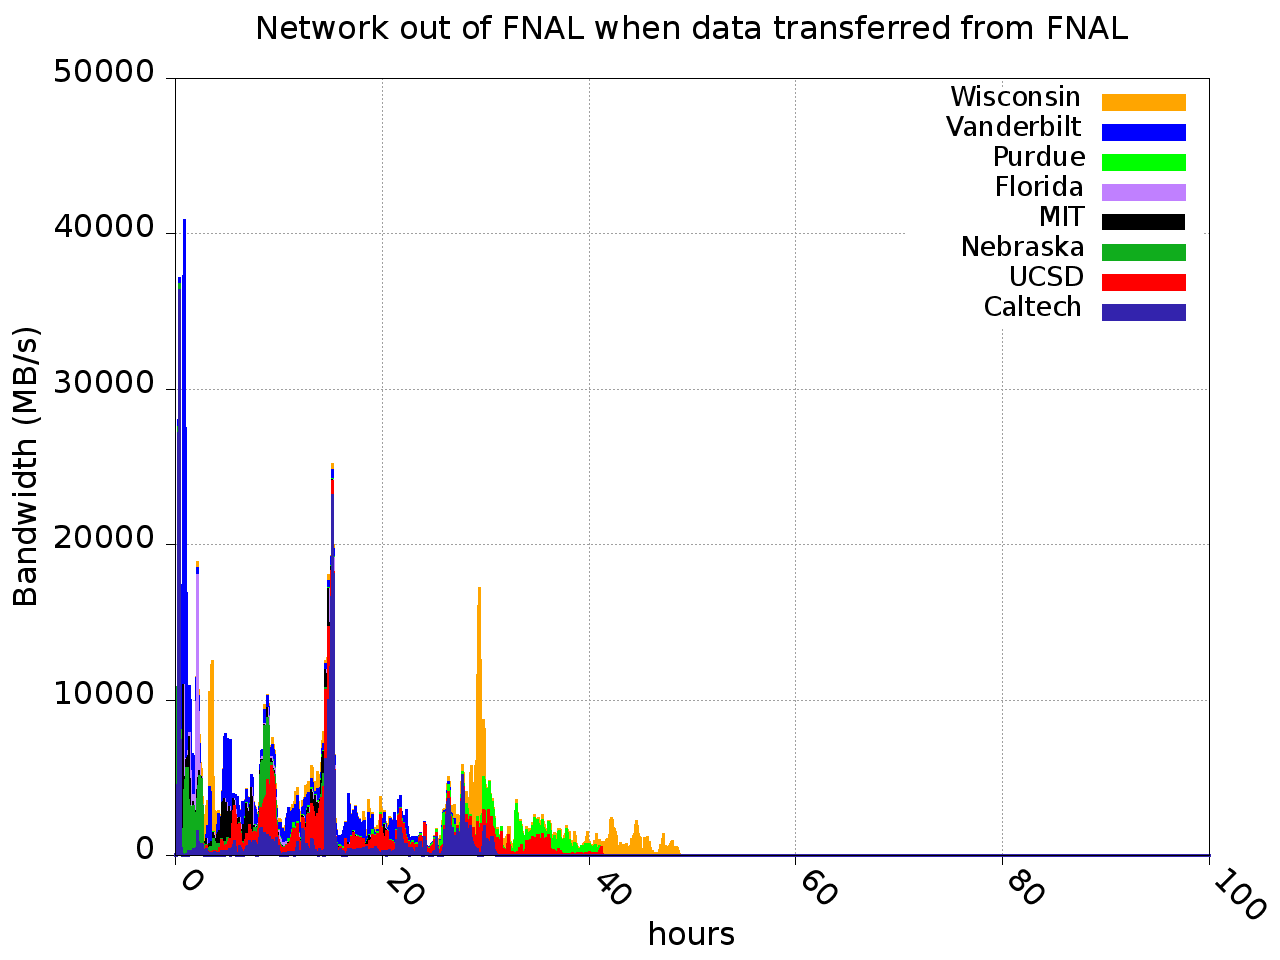

The script that saved this image:
set terminal png notransparent medium nocrop enhanced size 1280,960 font arial 24
set output 'serialData.png'
set lmargin 25
set rmargin 10
set tmargin 6
set bmargin 8
set title "Network of FNAL when data transferred from FNAL"
set title font "*,24"
set xlabel "hours"
set xlabel font "*,24"
set xlabel offset 0,-3.
set ylabel "Bandwidth (MB/s)"
set ylabel font "*,24"
set ylabel offset -10.
#set origin -0.1,0
set xrange [0:100]
set yrange [0:50000]
#set xtics out border nomirror rotate by -45 offset character 0,-0.2,0
set xtics out border nomirror rotate by -45 offset character -0.2,0,0
set xtics font "*,24"
set ytics font "*,24"
set grid
set ytics out border nomirror
#set key at 40.,40000.
set key font "*,20"
#set style fill solid 1.0
set style line 1 linetype 2 linecolor rgb "black"   linewidth 2.000 pointtype 3 pointsize 0.1
# green
set style line 2 linetype 2 linecolor rgb "#10ad1d"   linewidth 3.000 pointtype 3 pointsize 0.1
set style line 3 linetype 2 linecolor rgb "red"    linewidth 3.000 pointtype 3 pointsize 0.1
set style line 4 linetype 2 linecolor rgb "#3323ad"   linewidth 3.000 pointtype 3 pointsize 0.1
set style line 5 linetype 2 linecolor rgb "purple" linewidth 3.000 pointtype 3 pointsize 0.1
set style line 6 linetype 2 linecolor rgb "green" linewidth 3.000 pointtype 3 pointsize 0.1
set style line 7 linetype 2 linecolor rgb "blue" linewidth 3.000 pointtype 3 pointsize 0.1
set style line 8 linetype 2 linecolor rgb "orange" linewidth 3.000 pointtype 3 pointsize 0.1
set style fill solid
plot \
'serialData.txt' using 1:($11+$12+$13+$14+$15+$16+$17+$18) with filledcurves x1 ls 8 title 'Wisconsin', \
'serialData.txt' using 1:($11+$12+$13+$14+$15+$16+$17) with filledcurves x1 ls 7 title 'Vanderbilt', \
'serialData.txt' using 1:($11+$12+$13+$14+$15+$16) with filledcurves x1 ls 6 title 'Purdue', \
'serialData.txt' using 1:($11+$12+$13+$14+$15) with filledcurves x1 ls 5 title 'Florida', \
'serialData.txt' using 1:($11+$12+$13+$14) with filledcurves x1 ls 1 title 'MIT', \
'serialData.txt' using 1:($11+$12+$13) with filledcurves x1 ls 2 title 'Nebraska', \
'serialData.txt' using 1:($11+$12) with filledcurves x1 ls 3 title 'UCSD', \
'serialData.txt' using 1:11 with filledcurves x1 ls 4 title 'Caltech'
